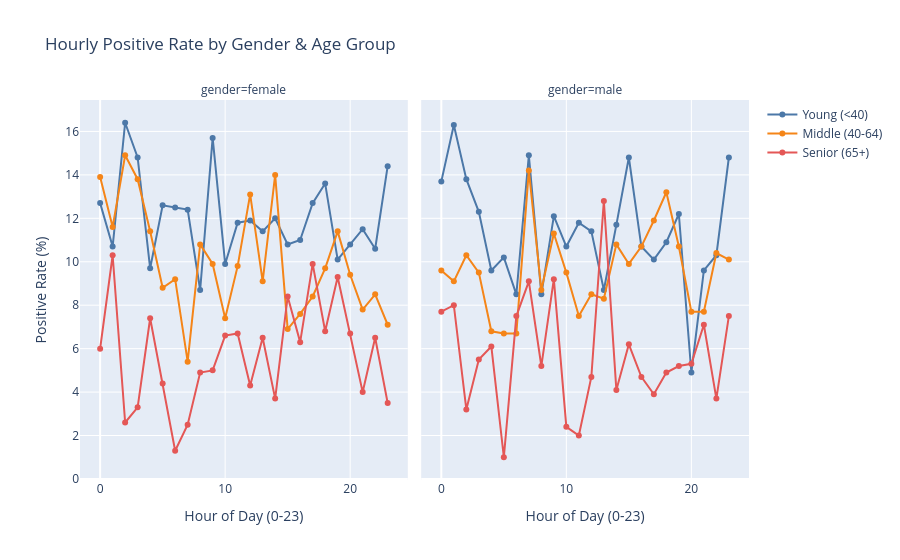

The notebook cell saved with this chart:
### Markdown cell above
### 2a-i: Hourly Positive Rate by Gender & Age Group

### Code cell
hourly_query = """
SELECT
    hour, gender, age_group,
    COUNT(*) AS scans,
    SUM(CASE WHEN radiologist_answer = 'P' THEN 1 ELSE 0 END) AS positives,
    ROUND(SUM(CASE WHEN radiologist_answer = 'P' THEN 1.0 ELSE 0.0 END) / COUNT(*) * 100, 1) AS pos_rate
FROM temporal_df
GROUP BY hour, gender, age_group
ORDER BY hour, gender, age_group
"""
hourly_df = duckdb.sql(hourly_query).df()
display(hourly_df.head(10))

fig_h = px.line(
    hourly_df, x="hour", y="pos_rate", color="age_group", facet_col="gender",
    markers=True,
    title="Hourly Positive Rate by Gender & Age Group",
    labels={"hour": "Hour of Day (0-23)", "pos_rate": "Positive Rate (%)"},
    color_discrete_map={"Young (<40)": "#4c78a8", "Middle (40-64)": "#f58518", "Senior (65+)": "#e45756"},
    category_orders={"age_group": ["Young (<40)", "Middle (40-64)", "Senior (65+)"]},
)
fig_h.update_layout(legend_title_text="")
fig_h.show()

### Figure 1 — Plotly figure (JSON) as saved in the notebook; plotly's stock layout.template omitted (floating-point values rounded to 4 significant figures)
{"data": [{"hovertemplate": "age_group=Young (<40)<br>gender=female<br>Hour of Day (0-23)=%{x}<br>Positive Rate (%)=%{y}<extra></extra>", "legendgroup": "Young (<40)", "line": {"color": "#4c78a8", "dash": "solid"}, "marker": {"symbol": "circle"}, "mode": "lines+markers", "name": "Young (<40)", "orientation": "v", "showlegend": true, "type": "scatter", "x": [0, 1, 2, 3, 4, 5, 6, 7, 8, 9, 10, 11, 12, 13, 14, 15, 16, 17, 18, 19, 20, 21, 22, 23], "xaxis": "x", "y": [12.7, 10.7, 16.4, 14.8, 9.7, 12.6, 12.5, 12.4, 8.7, 15.7, 9.9, 11.8, 11.9, 11.4, 12.0, 10.8, 11.0, 12.7, 13.6, 10.1, 10.8, 11.5, 10.6, 14.4], "yaxis": "y"}, {"hovertemplate": "age_group=Young (<40)<br>gender=male<br>Hour of Day (0-23)=%{x}<br>Positive Rate (%)=%{y}<extra></extra>", "legendgroup": "Young (<40)", "line": {"color": "#4c78a8", "dash": "solid"}, "marker": {"symbol": "circle"}, "mode": "lines+markers", "name": "Young (<40)", "orientation": "v", "showlegend": false, "type": "scatter", "x": [0, 1, 2, 3, 4, 5, 6, 7, 8, 9, 10, 11, 12, 13, 14, 15, 16, 17, 18, 19, 20, 21, 22, 23], "xaxis": "x2", "y": [13.7, 16.3, 13.8, 12.3, 9.6, 10.2, 8.5, 14.9, 8.5, 12.1, 10.7, 11.8, 11.4, 8.7, 11.7, 14.8, 10.7, 10.1, 10.9, 12.2, 4.9, 9.6, 10.3, 14.8], "yaxis": "y2"}, {"hovertemplate": "age_group=Middle (40-64)<br>gender=female<br>Hour of Day (0-23)=%{x}<br>Positive Rate (%)=%{y}<extra></extra>", "legendgroup": "Middle (40-64)", "line": {"color": "#f58518", "dash": "solid"}, "marker": {"symbol": "circle"}, "mode": "lines+markers", "name": "Middle (40-64)", "orientation": "v", "showlegend": true, "type": "scatter", "x": [0, 1, 2, 3, 4, 5, 6, 7, 8, 9, 10, 11, 12, 13, 14, 15, 16, 17, 18, 19, 20, 21, 22, 23], "xaxis": "x", "y": [13.9, 11.6, 14.9, 13.8, 11.4, 8.8, 9.2, 5.4, 10.8, 9.9, 7.4, 9.8, 13.1, 9.1, 14.0, 6.9, 7.6, 8.4, 9.7, 11.4, 9.4, 7.8, 8.5, 7.1], "yaxis": "y"}, {"hovertemplate": "age_group=Middle (40-64)<br>gender=male<br>Hour of Day (0-23)=%{x}<br>Positive Rate (%)=%{y}<extra></extra>", "legendgroup": "Middle (40-64)", "line": {"color": "#f58518", "dash": "solid"}, "marker": {"symbol": "circle"}, "mode": "lines+markers", "name": "Middle (40-64)", "orientation": "v", "showlegend": false, "type": "scatter", "x": [0, 1, 2, 3, 4, 5, 6, 7, 8, 9, 10, 11, 12, 13, 14, 15, 16, 17, 18, 19, 20, 21, 22, 23], "xaxis": "x2", "y": [9.6, 9.1, 10.3, 9.5, 6.8, 6.7, 6.7, 14.2, 8.7, 11.3, 9.5, 7.5, 8.5, 8.3, 10.8, 9.9, 10.7, 11.9, 13.2, 10.7, 7.7, 7.7, 10.4, 10.1], "yaxis": "y2"}, {"hovertemplate": "age_group=Senior (65+)<br>gender=female<br>Hour of Day (0-23)=%{x}<br>Positive Rate (%)=%{y}<extra></extra>", "legendgroup": "Senior (65+)", "line": {"color": "#e45756", "dash": "solid"}, "marker": {"symbol": "circle"}, "mode": "lines+markers", "name": "Senior (65+)", "orientation": "v", "showlegend": true, "type": "scatter", "x": [0, 1, 2, 3, 4, 5, 6, 7, 8, 9, 10, 11, 12, 13, 14, 15, 16, 17, 18, 19, 20, 21, 22, 23], "xaxis": "x", "y": [6.0, 10.3, 2.6, 3.3, 7.4, 4.4, 1.3, 2.5, 4.9, 5.0, 6.6, 6.7, 4.3, 6.5, 3.7, 8.4, 6.3, 9.9, 6.8, 9.3, 6.7, 4.0, 6.5, 3.5], "yaxis": "y"}, {"hovertemplate": "age_group=Senior (65+)<br>gender=male<br>Hour of Day (0-23)=%{x}<br>Positive Rate (%)=%{y}<extra></extra>", "legendgroup": "Senior (65+)", "line": {"color": "#e45756", "dash": "solid"}, "marker": {"symbol": "circle"}, "mode": "lines+markers", "name": "Senior (65+)", "orientation": "v", "showlegend": false, "type": "scatter", "x": [0, 1, 2, 3, 4, 5, 6, 7, 8, 9, 10, 11, 12, 13, 14, 15, 16, 17, 18, 19, 20, 21, 22, 23], "xaxis": "x2", "y": [7.7, 8.0, 3.2, 5.5, 6.1, 1.0, 7.5, 9.1, 5.2, 9.2, 2.4, 2.0, 4.7, 12.8, 4.1, 6.2, 4.7, 3.9, 4.9, 5.2, 5.3, 7.1, 3.7, 7.5], "yaxis": "y2"}], "layout": {"annotations": [{"font": {}, "showarrow": false, "text": "gender=female", "x": 0.245, "xanchor": "center", "xref": "paper", "y": 1.0, "yanchor": "bottom", "yref": "paper"}, {"font": {}, "showarrow": false, "text": "gender=male", "x": 0.755, "xanchor": "center", "xref": "paper", "y": 1.0, "yanchor": "bottom", "yref": "paper"}], "legend": {"title": {"text": ""}, "tracegroupgap": 0}, "title": {"text": "Hourly Positive Rate by Gender & Age Group"}, "xaxis": {"anchor": "y", "domain": [0.0, 0.49], "title": {"text": "Hour of Day (0-23)"}}, "xaxis2": {"anchor": "y2", "domain": [0.51, 1.0], "matches": "x", "title": {"text": "Hour of Day (0-23)"}}, "yaxis": {"anchor": "x", "domain": [0.0, 1.0], "title": {"text": "Positive Rate (%)"}}, "yaxis2": {"anchor": "x2", "domain": [0.0, 1.0], "matches": "y", "showticklabels": false}}}
